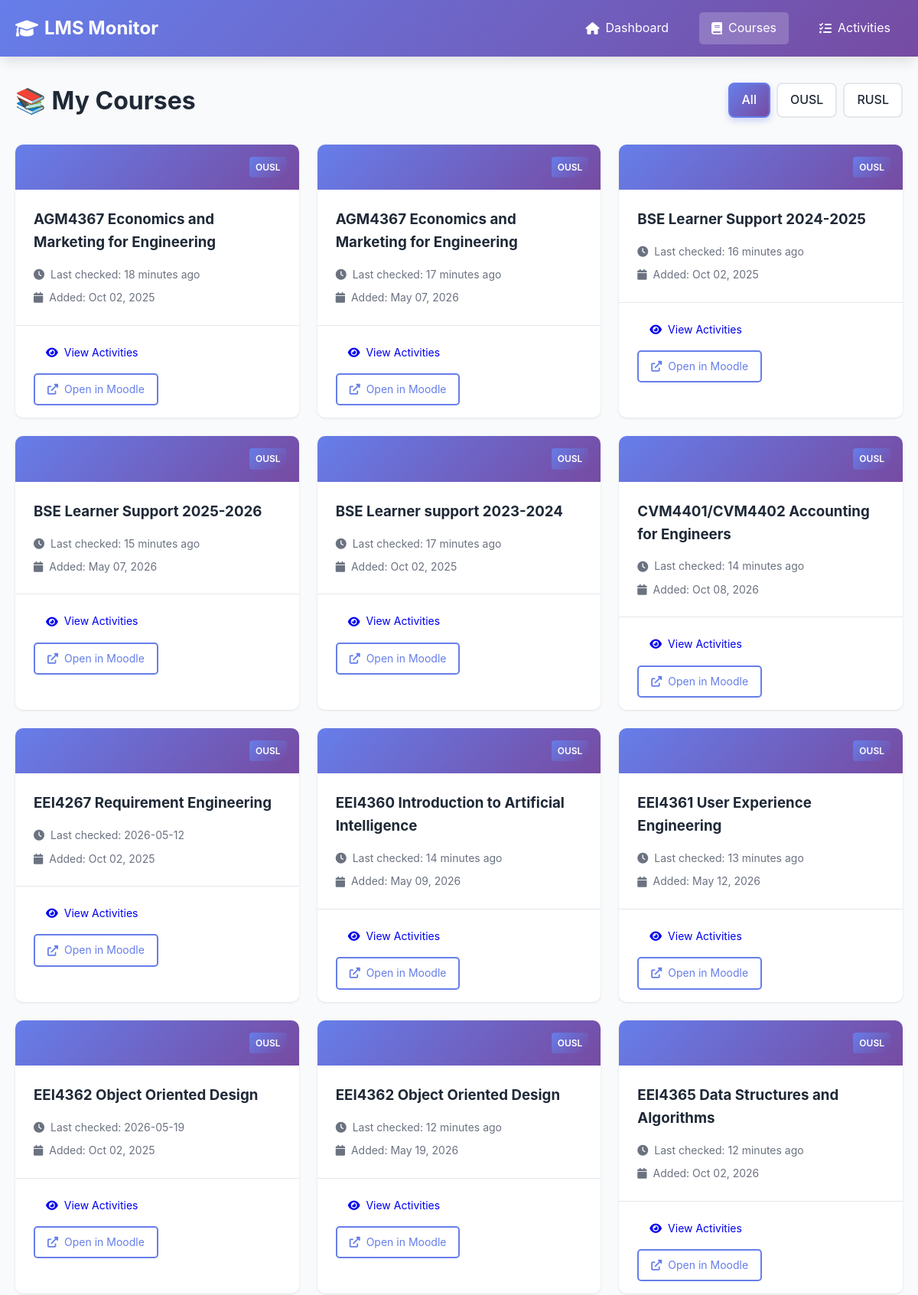
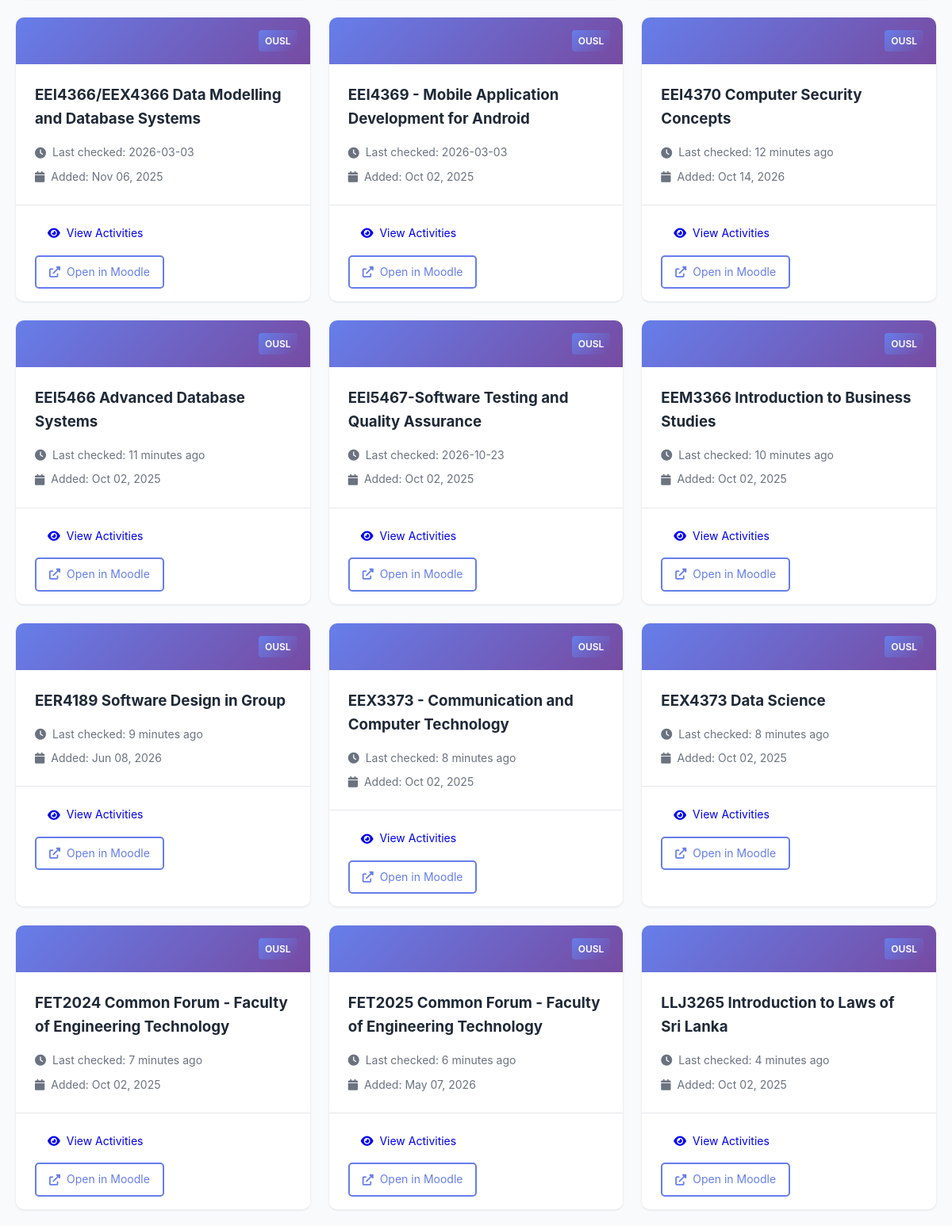
Screenshot of /courses (upper part) with the database file from the repository (2 pictures, top to bottom).
### tables this page shows
CREATE TABLE courses (
                id INTEGER PRIMARY KEY AUTOINCREMENT,
                course_id TEXT UNIQUE NOT NULL,
                lms_name TEXT NOT NULL,
                course_name TEXT NOT NULL,
                course_url TEXT,
                first_seen TIMESTAMP DEFAULT CURRENT_TIMESTAMP,
                last_checked TIMESTAMP DEFAULT CURRENT_TIMESTAMP
            );

### app.py (the view)
@app.route('/courses')
def courses():
    lms_filter = request.args.get('lms', None)
    courses_list = db.get_all_courses(lms_name=lms_filter)
    return render_template('courses.html', courses=courses_list, lms_filter=lms_filter)

### app.py (called while the page is built)
@app.template_filter('datetime')
def format_datetime(value, format='%Y-%m-%d %H:%M:%S'):
    if value is None:
        return ''
    if isinstance(value, str):
        try:
            value = datetime.fromisoformat(value.replace('Z', '+00:00'))
        except:
            return value
    if value.tzinfo is None:
        from datetime import timezone
        value = value.replace(tzinfo=timezone.utc)
    from datetime import timezone, timedelta
    colombo_tz = timezone(timedelta(hours=5, minutes=30))
    local_time = value.astimezone(colombo_tz)
    return local_time.strftime(format)

### database.py (called while the page is built)
    def get_connection(self):
        return sqlite3.connect(self.db_path)

    def get_all_courses(self, lms_name: str = None) -> List[Dict[str, Any]]:
        conn = self.get_connection()
        cursor = conn.cursor()
        if lms_name:
            cursor.execute("""
                SELECT course_id, lms_name, course_name, course_url, first_seen, last_checked
                FROM courses
                WHERE lms_name = ?
                ORDER BY course_name
            """, (lms_name,))
        else:
            cursor.execute("""
                SELECT course_id, lms_name, course_name, course_url, first_seen, last_checked
                FROM courses
                ORDER BY lms_name, course_name
            """)
        columns = [desc[0] for desc in cursor.description]
        courses = [dict(zip(columns, row)) for row in cursor.fetchall()]
        conn.close()
        return courses

### templates/courses.html (shortened to what this page needs)
{% extends "base.html" %}  {% block content %}
<div class="page-header">
  <h1>📚 My Courses</h1>
  <div class="filters">
    <a
      href="/courses"
      class="filter-btn {% if not lms_filter %}active{% endif %}"
      >All</a
    >
    <a
      href="/courses?lms=OUSL"
      class="filter-btn {% if lms_filter == 'OUSL' %}active{% endif %}"
      >OUSL</a
    >
    <a
      href="/courses?lms=RUSL"
      class="filter-btn {% if lms_filter == 'RUSL' %}active{% endif %}"
      >RUSL</a
    >
  </div>
</div>
{% if courses %}
<div class="courses-grid">
  {% for course in courses %}
  <div class="course-card">
    <div class="course-header">
      <div class="lms-badge">{{ course.lms_name }}</div>
    </div>
    <div class="course-body">
      <h3>{{ course.course_name }}</h3>
      <div class="course-meta">
        <p>
          <i class="fas fa-clock"></i> Last checked: {{
          course.last_checked|timeago }}
        </p>
        <p>
          <i class="fas fa-calendar"></i> Added: {{
          course.first_seen|datetime('%b %d, %Y') }}
        </p>
      </div>
    </div>
    <div class="course-footer">
      <a href="/course/{{ course.course_id }}" class="btn btn-small">
        <i class="fas fa-eye"></i> View Activities
      </a>
      {% if course.course_url %}
      <a
        href="{{ course.course_url }}"
        target="_blank"
        class="btn btn-small btn-outline"
      >
        <i class="fas fa-external-link-alt"></i> Open in Moodle
      </a>
      {% endif %}
    </div>
  </div>
  {% endfor %}
</div>
{% endif %} {% endblock %}

### static/style.css (style rules this page uses)
:root { --primary-color: #667eea; --secondary-color: #764ba2; --accent-color: #f093fb; --success-color: #10b981; --danger-color: #ef4444; --warning-color: #f59e0b; --info-color: #3b82f6; --text-color: #1f2937; --text-light: #6b7280; --bg-color: #f9fafb; --card-bg: #ffffff; --border-color: #e5e7eb; --shadow: 0 1px 3px rgba(0, 0, 0, 0.1); --shadow-lg: 0 10px 15px -3px rgba(0, 0, 0, 0.1); }
* { margin: 0; padding: 0; box-sizing: border-box; }
body { font-family: -apple-system, BlinkMacSystemFont, "Segoe UI", Roboto, "Helvetica Neue", Arial, sans-serif; line-height: 1.6; color: var(--text-color); background-color: var(--bg-color); }
.page-header { display: flex; justify-content: space-between; align-items: center; margin-bottom: 2rem; flex-wrap: wrap; gap: 1rem; }
.page-header h1 { font-size: 2rem; color: var(--text-color); }
.btn { padding: 0.75rem 1.5rem; border: none; border-radius: 5px; cursor: pointer; font-size: 1rem; text-decoration: none; display: inline-flex; align-items: center; gap: 0.5rem; transition: all 0.3s; }
.btn-small { padding: 0.5rem 1rem; font-size: 0.875rem; }
.btn-outline { background: transparent; border: 2px solid var(--primary-color); color: var(--primary-color); }
.lms-badge { background: var(--secondary-color); color: white; padding: 0.25rem 0.5rem; border-radius: 3px; font-size: 0.75rem; font-weight: 600; }
.courses-grid { display: grid; grid-template-columns: repeat(auto-fill, minmax(300px, 1fr)); gap: 1.5rem; }
.course-card { background: var(--card-bg); border-radius: 10px; box-shadow: var(--shadow); overflow: hidden; transition: transform 0.3s; }
.course-header { background: linear-gradient( 135deg, var(--primary-color) 0%, var(--secondary-color) 100% ); padding: 1rem; display: flex; justify-content: flex-end; }
.course-body { padding: 1.5rem; }
.course-body h3 { margin-bottom: 1rem; color: var(--text-color); }
.course-meta { display: flex; flex-direction: column; gap: 0.5rem; }
.course-meta p { color: var(--text-light); font-size: 0.875rem; display: flex; align-items: center; gap: 0.5rem; }
.course-footer { padding: 1rem 1.5rem; border-top: 1px solid var(--border-color); display: flex; gap: 0.5rem; flex-wrap: wrap; }
.filters { display: flex; gap: 0.5rem; }
.filters .filter-btn { padding: 0.5rem 1rem; border: 2px solid var(--border-color); background: var(--card-bg); color: var(--text-color); border-radius: 8px; text-decoration: none; transition: all 0.3s; font-weight: 500; display: inline-flex; align-items: center; justify-content: center; }
.filters .filter-btn.active { border-color: var(--primary-color); color: white; background: linear-gradient(135deg, var(--primary-color), var(--secondary-color)); box-shadow: 0 4px 8px rgba(102, 126, 234, 0.3); }
.lms-badge { display: inline-block; padding: 0.25rem 0.5rem; background: linear-gradient(135deg, #667eea, #764ba2); color: white; border-radius: 4px; font-size: 0.75rem; font-weight: 600; margin-left: 0.5rem; }

### rows the page displays
courses: lms_name "OUSL", course_name "AGM4367 Economics and Marketing for Engineering", last_checked "18 minutes ago", first_seen "Oct 02, 2025"
courses: lms_name "OUSL", course_name "AGM4367 Economics and Marketing for Engineering", last_checked "17 minutes ago", first_seen "May 07, 2026"
courses: lms_name "OUSL", course_name "BSE Learner Support 2024-2025", last_checked "16 minutes ago", first_seen "Oct 02, 2025"
courses: lms_name "OUSL", course_name "BSE Learner Support 2025-2026", last_checked "15 minutes ago", first_seen "May 07, 2026"
courses: lms_name "OUSL", course_name "BSE Learner support 2023-2024", last_checked "17 minutes ago", first_seen "Oct 02, 2025"
courses: lms_name "OUSL", course_name "CVM4401/CVM4402 Accounting for Engineers", last_checked "14 minutes ago", first_seen "Oct 08, 2026"
courses: lms_name "OUSL", course_name "EEI4267 Requirement Engineering", last_checked "2026-05-12", first_seen "Oct 02, 2025"
courses: lms_name "OUSL", course_name "EEI4360 Introduction to Artificial Intelligence", last_checked "14 minutes ago", first_seen "May 09, 2026"
courses: lms_name "OUSL", course_name "EEI4361 User Experience Engineering", last_checked "13 minutes ago", first_seen "May 12, 2026"
courses: lms_name "OUSL", course_name "EEI4362 Object Oriented Design", last_checked "2026-05-19", first_seen "Oct 02, 2025"
courses: lms_name "OUSL", course_name "EEI4362 Object Oriented Design", last_checked "12 minutes ago", first_seen "May 19, 2026"
courses: lms_name "OUSL", course_name "EEI4365 Data Structures and Algorithms", last_checked "12 minutes ago", first_seen "Oct 02, 2026"
courses: lms_name "OUSL", course_name "EEI4366/EEX4366 Data Modelling and Database Systems", last_checked "2026-03-03", first_seen "Nov 06, 2025"
courses: lms_name "OUSL", course_name "EEI4369 - Mobile Application Development for Android", last_checked "2026-03-03", first_seen "Oct 02, 2025"
courses: lms_name "OUSL", course_name "EEI4370 Computer Security Concepts", last_checked "12 minutes ago", first_seen "Oct 14, 2026"
courses: lms_name "OUSL", course_name "EEI5466 Advanced Database Systems", last_checked "11 minutes ago", first_seen "Oct 02, 2025"
courses: lms_name "OUSL", course_name "EEI5467-Software Testing and Quality Assurance", last_checked "2026-10-23", first_seen "Oct 02, 2025"
courses: lms_name "OUSL", course_name "EEM3366 Introduction to Business Studies", last_checked "10 minutes ago", first_seen "Oct 02, 2025"
courses: lms_name "OUSL", course_name "EER4189 Software Design in Group", last_checked "9 minutes ago", first_seen "Jun 08, 2026"
courses: lms_name "OUSL", course_name "EEX3373 - Communication and Computer Technology", last_checked "8 minutes ago", first_seen "Oct 02, 2025"
courses: lms_name "OUSL", course_name "EEX4373 Data Science", last_checked "8 minutes ago", first_seen "Oct 02, 2025"
courses: lms_name "OUSL", course_name "FET2024 Common Forum - Faculty of Engineering Technology", last_checked "7 minutes ago", first_seen "Oct 02, 2025"
courses: lms_name "OUSL", course_name "FET2025 Common Forum - Faculty of Engineering Technology", last_checked "6 minutes ago", first_seen "May 07, 2026"
courses: lms_name "OUSL", course_name "LLJ3265 Introduction to Laws of Sri Lanka", last_checked "4 minutes ago", first_seen "Oct 02, 2025"
